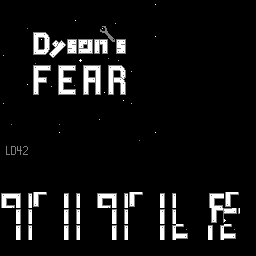

A 2D game scene composited from a Tiled map and its tileset images. What follows is a short description and the map's XML, with every tile layer's data as written:
An orthogonal 16x16 tile map with 16x16 px tiles, 1 tile layer (Tile Layer 1), 2 tilesets.

<map version="1.0" tiledversion="1.1.6" orientation="orthogonal" renderorder="right-down" width="16" height="16" tilewidth="16" tileheight="16" infinite="0" nextobjectid="1">
 <tileset firstgid="1" source="titleset.tsx" />
 <tileset firstgid="65" source="Running.tsx" />
 <layer name="Tile Layer 1" width="16" height="16">
  <data encoding="csv">
34,34,34,34,34,34,34,34,34,36,34,34,34,34,34,34,
34,35,34,34,36,34,37,38,34,34,34,34,34,34,34,34,
34,34,39,40,41,42,43,44,34,36,34,34,34,34,34,34,
38,34,45,46,47,48,49,50,34,34,34,34,34,34,34,34,
34,34,51,52,53,54,55,56,38,34,34,34,34,34,34,34,
34,36,57,58,59,60,61,62,34,34,34,34,34,34,34,34,
38,34,34,34,34,34,34,36,38,34,34,34,34,34,34,34,
35,34,34,35,34,34,38,34,34,34,34,34,34,34,34,34,
34,34,34,36,34,34,34,34,35,36,34,34,34,34,34,34,
63,64,34,34,34,34,34,34,34,34,34,34,34,34,34,34,
34,34,34,34,34,34,34,34,34,34,34,34,34,34,34,34,
34,34,34,34,34,34,34,34,34,34,34,34,34,34,34,34,
51,55,57,34,55,34,51,55,57,34,55,34,34,51,57,34,
34,55,34,34,55,34,34,55,34,34,55,34,34,60,48,34,
34,55,34,34,55,34,34,55,34,34,55,59,34,55,59,34,
34,34,34,34,34,34,34,34,34,34,34,34,34,34,34,34
</data>
 </layer>
</map>